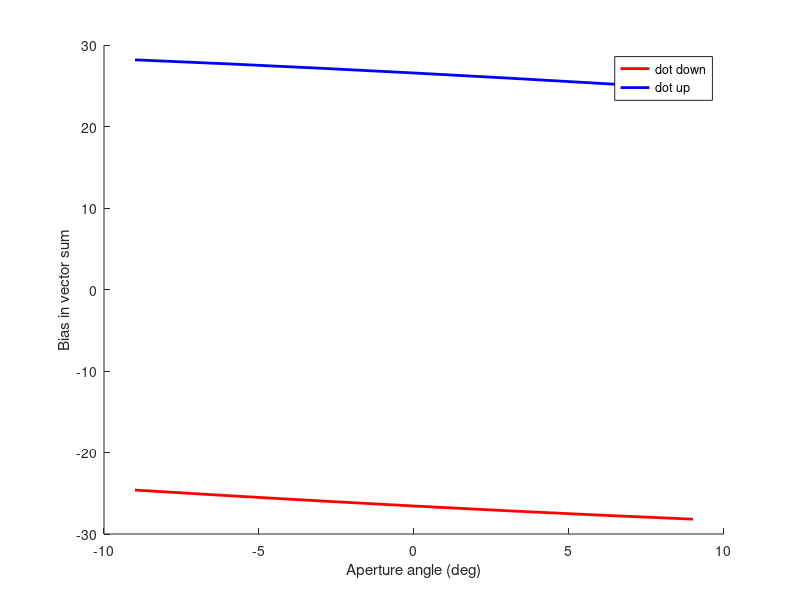
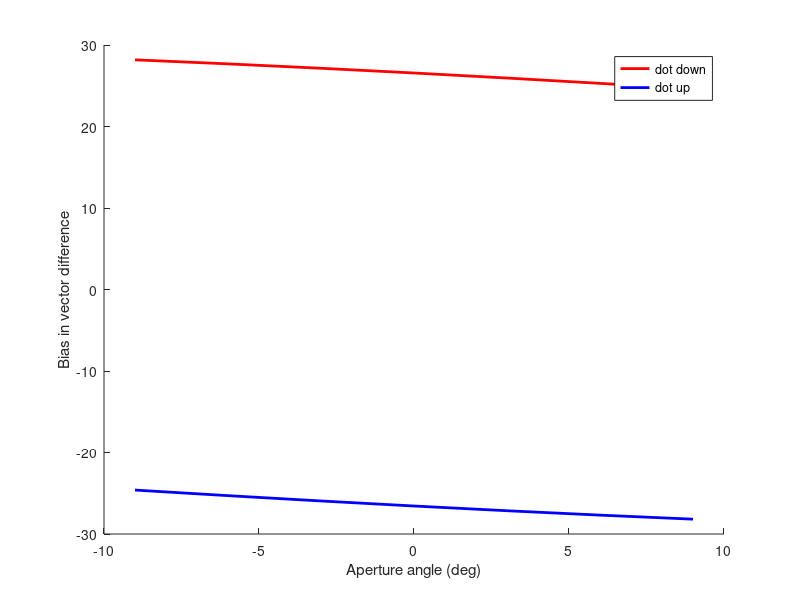

Here is the MATLAB script that generated these plots, in order:
% plot the "perfect" prediction of vector average and contrast
clear all; clc; close all
apertureAngles = [-9:3:9]';
apertureSpeed = 10;
dotAngles = [-90, 90];
dotSpeed = 5;

colorPlot = [1, 0, 0; 0, 0, 1];

vecAperture = [cos(apertureAngles/180*pi)*apertureSpeed, sin(apertureAngles/180*pi)*apertureSpeed];
for dotN = 1:length(dotAngles)
    vecDot = [cos(dotAngles(dotN)/180*pi)*dotSpeed, sin(dotAngles(dotN)/180*pi)*dotSpeed];
    vecSum = vecAperture + repmat(vecDot, length(apertureAngles), 1);
    vecContrast = vecAperture - repmat(vecDot, length(apertureAngles), 1);
    dirSum(:, dotN) = atan2(vecSum(:, 2), vecSum(:, 1))/pi*180;
    dirContrast(:, dotN) = atan2(vecContrast(:, 2), vecContrast(:, 1))/pi*180;
end

figure
hold on
plot(apertureAngles, dirSum(:, 1)-apertureAngles, '-', 'color', colorPlot(1, :), 'lineWidth', 2)
plot(apertureAngles, dirSum(:, 2)-apertureAngles, '-', 'color', colorPlot(2, :), 'lineWidth', 2)
xlabel('Aperture angle (deg)')
ylabel('Bias in vector sum')
legend({'dot down', 'dot up'}, 'location', 'best')
saveas(gcf, 'predictSum.pdf')

figure
hold on
plot(apertureAngles, dirContrast(:, 1)-apertureAngles, '-', 'color', colorPlot(1, :), 'lineWidth', 2)
plot(apertureAngles, dirContrast(:, 2)-apertureAngles, '-', 'color', colorPlot(2, :), 'lineWidth', 2)
xlabel('Aperture angle (deg)')
ylabel('Bias in vector difference')
legend({'dot down', 'dot up'}, 'location', 'best')
saveas(gcf, 'predictContrast.pdf')